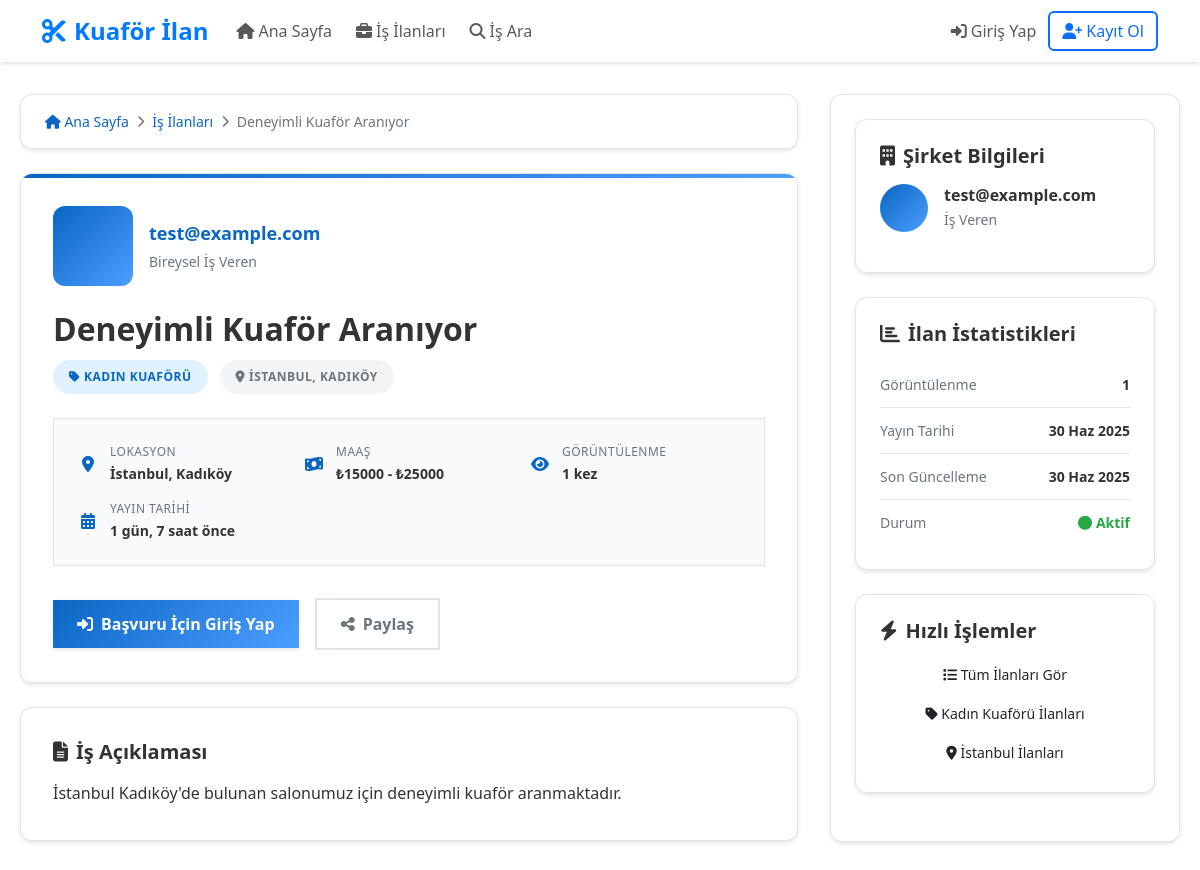
Page /jobs/1/ on the committed database.
### apps/jobs/models.py (models this page shows, shortened)
class JobListing(TimeStampedModel):
    STATUS_CHOICES = (
        ('active', 'Aktif'),
        ('closed', 'Kapalı'),
        ('paused', 'Duraklatıldı'),
    )
    business = models.ForeignKey(settings.AUTH_USER_MODEL, on_delete=models.CASCADE)
    title = models.CharField(max_length=100)
    description = models.TextField()
    category = models.ForeignKey(JobCategory, on_delete=models.CASCADE)
    city = models.CharField(max_length=50)
    district = models.CharField(max_length=50, blank=True)
    salary_min = models.PositiveIntegerField(null=True, blank=True)
    salary_max = models.PositiveIntegerField(null=True, blank=True)
    is_urgent = models.BooleanField(default=False)
    status = models.CharField(max_length=20, choices=STATUS_CHOICES, default='active')
    views_count = models.PositiveIntegerField(default=0)

class JobCategory(TimeStampedModel):
    name = models.CharField(max_length=50, unique=True)
    description = models.TextField(blank=True)
    class Meta:
        verbose_name_plural = "Job Categories"

### apps/authentication/models.py (models this page shows, shortened)
class CustomUser(AbstractUser):
    USER_TYPE_CHOICES = (
        ('jobseeker', 'İş Arayan'),
        ('business', 'İş Veren'),
        ('admin', 'Yönetici'),
    )
    PLAN_CHOICES = (
        ('free', 'Ücretsiz'),
        ('basic', 'Temel'),
        ('premium', 'Premium'),
        ('enterprise', 'Kurumsal'),
    )
    email = models.EmailField(unique=True, verbose_name='E-posta', null=True, blank=True) # Email artık opsiyonel olabilir eğer telefonla giriş yapılacaksa
    phone_regex = RegexValidator(
        regex=r'^\+?1?\d{9,15}$',
        message="Telefon numarası +905551234567 formatında olmalıdır."
    )
    phone = models.CharField( # phone_number yerine 'phone' olarak güncelledik
        validators=[phone_regex],
        max_length=17,
        blank=True,
        null=True,
        verbose_name='Telefon'
    )
    is_phone_verified = models.BooleanField(default=False, verbose_name='Telefon Doğrulandı mı?')
    user_type = models.CharField(
        max_length=20,
        choices=USER_TYPE_CHOICES,
        default='jobseeker',
        verbose_name='Kullanıcı Tipi'
    )
    current_plan = models.CharField(
        max_length=20,
        choices=PLAN_CHOICES,
        default='free',
        verbose_name='Mevcut Plan'
    )
    plan_start_date = models.DateTimeField(null=True, blank=True)
    plan_end_date = models.DateTimeField(null=True, blank=True)
    is_verified = models.BooleanField(default=False, verbose_name='Doğrulanmış')
    email_verified = models.BooleanField(default=False)
    phone_verified = models.BooleanField(default=False)
    profile_views = models.PositiveIntegerField(default=0)
    last_login_ip = models.GenericIPAddressField(null=True, blank=True)
    email_notifications = models.BooleanField(default=True)
    sms_notifications = models.BooleanField(default=True)
    marketing_emails = models.BooleanField(default=False)
    objects = CustomUserManager() # Özel Manager'ı atadık
    USERNAME_FIELD = 'email' # Giriş için ana alan email
    REQUIRED_FIELDS = ['username', 'first_name', 'last_name']
    class Meta:
        verbose_name = 'Kullanıcı'
        verbose_name_plural = 'Kullanıcılar'
        ordering = ['-date_joined']
    def get_full_name(self):
        return f"{self.first_name} {self.last_name}".strip()

### apps/jobs/views.py (the view)
# urls.py: path('<int:job_id>/', views.job_detail_view, name='detail'),
def job_detail_view(request, job_id):
    job = get_object_or_404(JobListing, id=job_id, status='active')
    job.views_count += 1
    job.save(update_fields=['views_count'])
    similar_jobs = JobListing.objects.filter(
        category=job.category,
        city=job.city,
        status='active'
    ).exclude(id=job.id).select_related('business', 'category')[:3]
    user_applied = False
    if request.user.is_authenticated:
        user_applied = JobApplication.objects.filter(
            job=job,
            applicant=request.user
        ).exists()
    context = {
        'job': job,
        'similar_jobs': similar_jobs,
        'user_applied': user_applied,
    }
    return render(request, 'jobs/job_detail.html', context)

### templates/jobs/job_detail.html (shortened to what this page needs)
{% extends 'base.html' %}
{% block content %}
<div class="job-detail-page">
    <div class="job-detail-container">
        <main class="job-main-content">
            <div class="breadcrumb-card fade-in-up">
                <ol class="breadcrumb-list">
                    <li class="breadcrumb-item">
                        <a href="{% url 'home_page_view' %}">
                            <i class="fas fa-home"></i>
                            Ana Sayfa
                        </a>
                    </li>
                    <li class="breadcrumb-separator">
                        <i class="fas fa-chevron-right"></i>
                    </li>
                    <li class="breadcrumb-item">
                        <a href="{% url 'jobs:list' %}">İş İlanları</a>
                    </li>
                    <li class="breadcrumb-separator">
                        <i class="fas fa-chevron-right"></i>
                    </li>
                    <li class="breadcrumb-item">
                        <span>{{ job.title|truncatechars:30 }}</span>
                    </li>
                </ol>
            </div>
            <div class="job-header-card fade-in-up stagger-animation" style="--delay: 0.1s">
                <div class="job-company-section">
                    <div class="job-company-avatar">
                    </div>
                    <div class="job-company-info">
                        <div class="job-company-name" onclick="viewCompany()">
                            {{ job.business.get_full_name|default:job.business.email }}
                        </div>
                        <div class="job-company-type">
                            {% if job.business.businessprofile %}
                                İş Veren
                            {% else %}
                                Bireysel İş Veren
                            {% endif %}
                        </div>
                    </div>
                </div>
                <div class="job-title-section">
                    <h1 class="job-main-title">{{ job.title }}</h1>
                    <div class="job-badges-row">
                        <span class="job-badge category">
                            <i class="fas fa-tag"></i>
                            {{ job.category.name }}
                        </span>
                        <span class="job-badge location">
                            <i class="fas fa-map-marker-alt"></i>
                            {{ job.city }}{% if job.district %}, {{ job.district }}{% endif %}
                        </span>
                    </div>
                </div>
                <div class="job-meta-grid">
                    <div class="job-meta-item">
                        <div class="job-meta-icon">
                            <i class="fas fa-map-marker-alt"></i>
                        </div>
                        <div class="job-meta-content">
                            <div class="job-meta-label">Lokasyon</div>
                            <div class="job-meta-value">{{ job.city }}{% if job.district %}, {{ job.district }}{% endif %}</div>
                        </div>
                    </div>
                    <div class="job-meta-item">
                        <div class="job-meta-icon">
                            <i class="fas fa-money-bill-wave"></i>
                        </div>
                        <div class="job-meta-content">
                            <div class="job-meta-label">Maaş</div>
                            <div class="job-meta-value">
                                {% if job.salary_min and job.salary_max %}
                                    ₺{{ job.salary_min|floatformat:0 }} - ₺{{ job.salary_max|floatformat:0 }}
                                {% elif job.salary_min %}
                                    ₺{{ job.salary_min|floatformat:0 }}+
                                {% else %}
                                    Görüşülür
                                {% endif %}
                            </div>
                        </div>
                    </div>
                    <div class="job-meta-item">
                        <div class="job-meta-icon">
                            <i class="fas fa-eye"></i>
                        </div>
                        <div class="job-meta-content">
                            <div class="job-meta-label">Görüntülenme</div>
                            <div class="job-meta-value">{{ job.views_count }} kez</div>
                        </div>
                    </div>
                    <div class="job-meta-item">
                        <div class="job-meta-icon">
                            <i class="fas fa-calendar-alt"></i>
                        </div>
                        <div class="job-meta-content">
                            <div class="job-meta-label">Yayın Tarihi</div>
                            <div class="job-meta-value">{{ job.created_at|timesince }} önce</div>
                        </div>
                    </div>
                </div>
                <div class="job-actions-section">
                    {% if user.is_authenticated %}
                        {% if user.user_type == 'jobseeker' %}
                            {% if user_applied %}
                                <button class="job-action-btn apply-btn applied" disabled>
                                    <i class="fas fa-check"></i>
                                    Başvuru Yapıldı
                                </button>
                            {% else %}
                                <button class="job-action-btn apply-btn" onclick="showApplicationForm()" id="applyBtn">
                                    <i class="fas fa-paper-plane"></i>
                                    Başvur
                                </button>
                            {% endif %}
                            <button class="job-action-btn save-btn" onclick="saveJob({{ job.id }})" id="saveBtn">
                                <i class="fas fa-bookmark"></i>
                                Kaydet
                            </button>
                        {% else %}
                            <div class="alert alert-info">
                                <i class="fas fa-info-circle"></i>
                                Sadece iş arayanlar başvuru yapabilir.
                            </div>
                        {% endif %}
                    {% else %}
                        <button class="job-action-btn apply-btn" onclick="redirectToLogin()">
                            <i class="fas fa-sign-in-alt"></i>
                            Başvuru İçin Giriş Yap
                        </button>
                    {% endif %}
                    <button class="job-action-btn share-btn" onclick="shareJob()">
                        <i class="fas fa-share-alt"></i>
                        Paylaş
                    </button>
                </div>
            </div>
            <div class="job-description-card fade-in-up stagger-animation" style="--delay: 0.2s">
                <h2 class="section-title">
                    <i class="fas fa-file-alt"></i>
                    İş Açıklaması
                </h2>
                <div class="description-text">{{ job.description }}</div>
            </div>
        </main>
        <aside class="sidebar">
            <div class="sidebar-card fade-in-up stagger-animation" style="--delay: 0.1s">
                <h3 class="section-title">
                    <i class="fas fa-building"></i>
                    Şirket Bilgileri
                </h3>
                <div class="company-header">
                    <div class="company-avatar">
                    </div>
                    <div class="company-info">
                        <h3>{{ job.business.get_full_name|default:job.business.email }}</h3>
                        <p>
                            {% if job.business.businessprofile %}
                                {{ job.business.businessprofile.business_name }}
                            {% else %}
                                İş Veren
                            {% endif %}
                        </p>
                    </div>
                </div>
            </div>
            <div class="sidebar-card fade-in-up stagger-animation" style="--delay: 0.2s">
                <h3 class="section-title">
                    <i class="fas fa-chart-bar"></i>
                    İlan İstatistikleri
                </h3>
                <ul class="stats-list">
                    <li>
                        <span class="stat-label">Görüntülenme</span>
                        <span class="stat-value">{{ job.views_count }}</span>
                    </li>
                    <li>
                        <span class="stat-label">Yayın Tarihi</span>
                        <span class="stat-value">{{ job.created_at|date:"d M Y" }}</span>
                    </li>
                    <li>
                        <span class="stat-label">Son Güncelleme</span>
                        <span class="stat-value">{{ job.updated_at|date:"d M Y" }}</span>
                    </li>
                    <li>
                        <span class="stat-label">Durum</span>
                        <span class="stat-value">
                            {% if job.status == 'active' %}
                                <span class="stat-status status-active">
                                    <i class="fas fa-circle"></i>
                                    Aktif
                                </span>
                            {% else %}
                                <span class="stat-status status-inactive">
                                    <i class="fas fa-circle"></i>
                                    Pasif
                                </span>
                            {% endif %}
                        </span>
                    </li>
                </ul>
            </div>
            <div class="sidebar-card fade-in-up stagger-animation" style="--delay: 0.4s">
                <h3 class="section-title">
                    <i class="fas fa-bolt"></i>
                    Hızlı İşlemler
                </h3>
                <div class="d-flex flex-column gap-2">
                    <a href="{% url 'jobs:list' %}" class="btn btn-outline btn-sm">
                        <i class="fas fa-list"></i>
                        Tüm İlanları Gör
                    </a>
                    <a href="{% url 'jobs:list' %}?category={{ job.category.id }}" class="btn btn-outline btn-sm">
                        <i class="fas fa-tag"></i>
                        {{ job.category.name }} İlanları
                    </a>
                    <a href="{% url 'jobs:list' %}?city={{ job.city }}" class="btn btn-outline btn-sm">
                        <i class="fas fa-map-marker-alt"></i>
                        {{ job.city }} İlanları
                    </a>
                </div>
            </div>
        </aside>
    </div>
</div>
{% endblock %}

### static/css/main.css (style rules this page uses)
:root { --primary-color: #0a66c2; --primary-light: #4c9eff; --primary-dark: #004182; --secondary-color: #f3f6f8; --accent-color: #ff6b35; --success-color: #28a745; --warning-color: #ffc107; --danger-color: #dc3545; --text-color: #333333; --text-muted: #6c757d; --border-color: #e1e5e9; --white: #ffffff; --light-gray: #f8f9fa; --shadow-sm: 0 2px 4px rgba(0,0,0,0.1); --shadow-md: 0 4px 8px rgba(0,0,0,0.15); --border-radius: 12px; --transition: all 0.3s ease; --gradient-primary: linear-gradient(135deg, var(--primary-color), var(--primary-light)); }
* { margin: 0; padding: 0; box-sizing: border-box; }
body { font-family: 'Inter', -apple-system, BlinkMacSystemFont, sans-serif; background: #f5f7fa; color: var(--text-color); line-height: 1.6; }
.sidebar { background: var(--white); border-radius: var(--border-radius); padding: 24px; box-shadow: var(--shadow-sm); height: fit-content; position: sticky; top: 100px; border: 1px solid var(--border-color); transition: var(--transition); }

### rows in the picture
JobListing: title "Deneyimli Kuaför Aranıyor", business.get_full_name "test@example.com", category.name "KADIN KUAFÖRÜ", city "İSTANBUL", district "KADIKÖY", city "İstanbul", district "Kadıköy", salary_min "15000", salary_max "25000", views_count "1", created_at "1 gün, 7 saat", description "İstanbul Kadıköy'de bulunan salonumuz için deneyimli kuaför aranmaktadır.", created_at "30 Haz 2025", updated_at "30 Haz 2025", category.name "Kadın Kuaförü"
